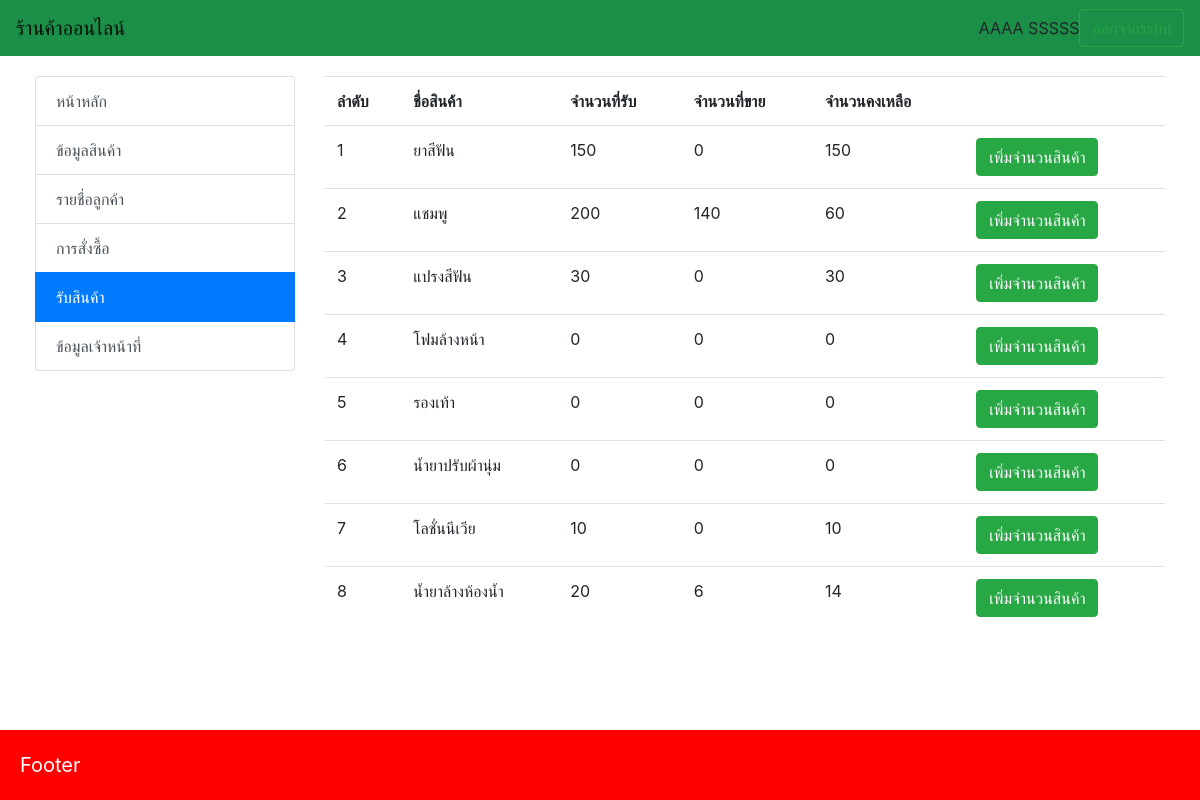
The page /?page=receive (signed in) on the database its author committed.
### tables this page shows
CREATE TABLE `product` (
  `product_id` int(11) NOT NULL,
  `product_name` varchar(200) NOT NULL,
  `price` float NOT NULL,
  `img` varchar(100) NOT NULL
);

### pages/receive.php (the view, shortened to what this page needs)
<table class="table">
    <tr>
        <th>ลำดับ</th>
        <th>ชื่อสินค้า</th>
        <th>จำนวนที่รับ</th>
        <th>จำนวนที่ขาย</th>
        <th>จำนวนคงเหลือ</th>
        <th></th>
    </tr>
    <?php
        $sql = "
            SELECT
                *,
                (
                    SELECT IFNULL(SUM(receive.amount_receive),0) FROM receive WHERE receive.product_id=product.product_id
                ) as receive,
                (
                    SELECT IFNULL(SUM(sale.amount_sale),0) FROM sale WHERE sale.product_id=product.product_id
                ) as sale
            FROM product
        ";
        $result = $conn->query($sql);
        $order = 1;
        while($row = $result->fetch_assoc()) {
            echo '
                <tr>
                    <td>'.$order.'</td>
                    <td>'.$row["product_name"].'</td>
                    <td>'.$row["receive"].'</td>
                    <td>'.$row["sale"].'</td>
                    <td>'.($row["receive"]-$row["sale"]).'</td>
                    <td>
                        <a href="./?page=receive-add&product_id='.$row["product_id"].'" class="btn btn-success">เพิ่มจำนวนสินค้า</a>
                    </td>
                </tr>
            ';
            $order++;
        }
    ?>
</table>

### master/header.php (shortened to what this page needs)
<nav id="header" class="navbar navbar-expand-lg navbar-light" style="background-color: #1b8e47;">
    <a class="navbar-brand" href="#">ร้านค้าออนไลน์</a>
    <div class="collapse navbar-collapse" id="navbarSupportedContent">
        <form class="form-inline my-2 my-lg-0">
            <div><?php echo $admin["admin_name"]; ?> <?php echo $admin["admin_lname"]; ?></div>
            <a href="./logout.php" class="btn btn-outline-success my-2 my-sm-0">ออกจากระบบ</a>
        </form>
    </div>
</nav>

### index.css (style rules this page uses)
html { position: relative; min-height: 100%; }
body { padding-bottom: 70px; }

### rows shown on the page
product: product_name "ยาสีฟัน", receive "150", sale "0", sale "150"
product: product_name "แชมพู", receive "200", sale "140", sale "60"
product: product_name "แปรงสีฟัน", receive "30", sale "0", sale "30"
product: product_name "โฟมล้างหน้า", receive "0", sale "0"
product: product_name "รองเท้า", receive "0", sale "0"
product: product_name "น้ำยาปรับผ้านุ่ม", receive "0", sale "0"
product: product_name "โลชั่นนีเวีย", receive "10", sale "0", sale "10"
product: product_name "น้ำยาล้างห้องน้ำ", receive "20", sale "6", sale "14"

### other values the page prints
$admin["admin_name"] "AAAA"
$admin["admin_lname"] "SSSSS"
